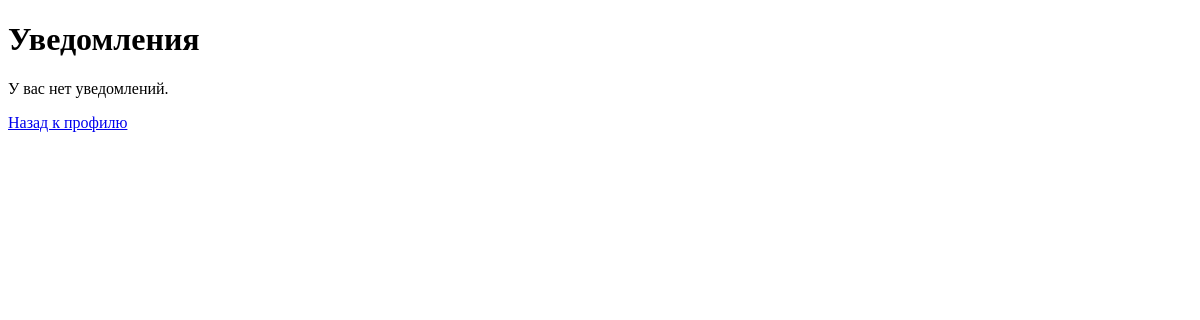
/notifications/ (signed in), run on an earlier commit of the app's database.
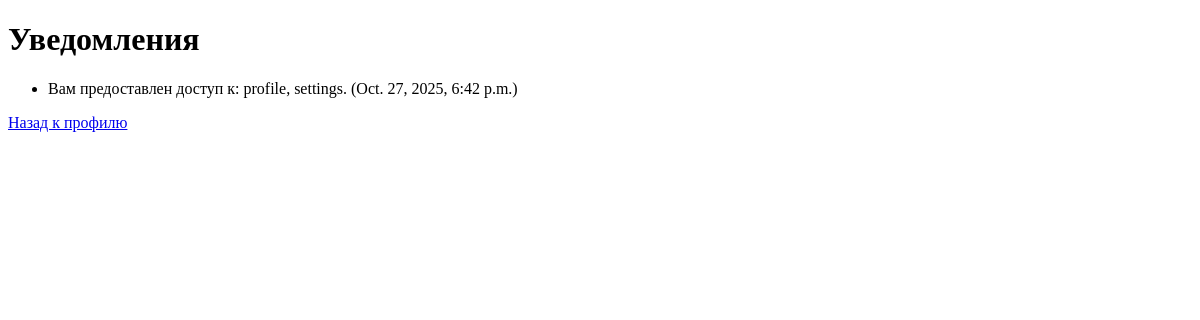
And on a later commit of the database.
### accounts/models.py (models this page shows, shortened)
class Notification(models.Model):
    user = models.ForeignKey(User, on_delete=models.CASCADE)
    message = models.TextField()
    created_at = models.DateTimeField(auto_now_add=True)
    is_read = models.BooleanField(default=False)

### accounts/views.py (the view)
# urls.py: path('notifications/', NotificationListView.as_view(), name='notifications'),
class NotificationListView(LoginRequiredMixin, View):
    def get(self, request):
        notifications = Notification.objects.filter(user=request.user)
        return render(request, 'accounts/notifications.html', {'notifications': notifications})

### accounts/templates/accounts/notifications.html (shortened to what this page needs)
<!DOCTYPE html>
<html lang="ru">
<head>
</head>
<body>
    <h1>Уведомления</h1>
    {% if notifications %}
        <ul>
            {% for notification in notifications %}
                <li>{{ notification.message }} ({{ notification.created_at }})</li>
            {% endfor %}
        </ul>
    {% else %}
        <p>У вас нет уведомлений.</p>
    {% endif %}
    <a href="{% url 'profile' %}">Назад к профилю</a>
</body>
</html>

What changed in the data, as far as the page shows it:
added Notification: message "Вам предоставлен доступ к: profile, settings.", created_at "Oct. 27, 2025, 6:42 p.m."
Also different on the page:
text no longer shown: "У вас нет уведомлений."
